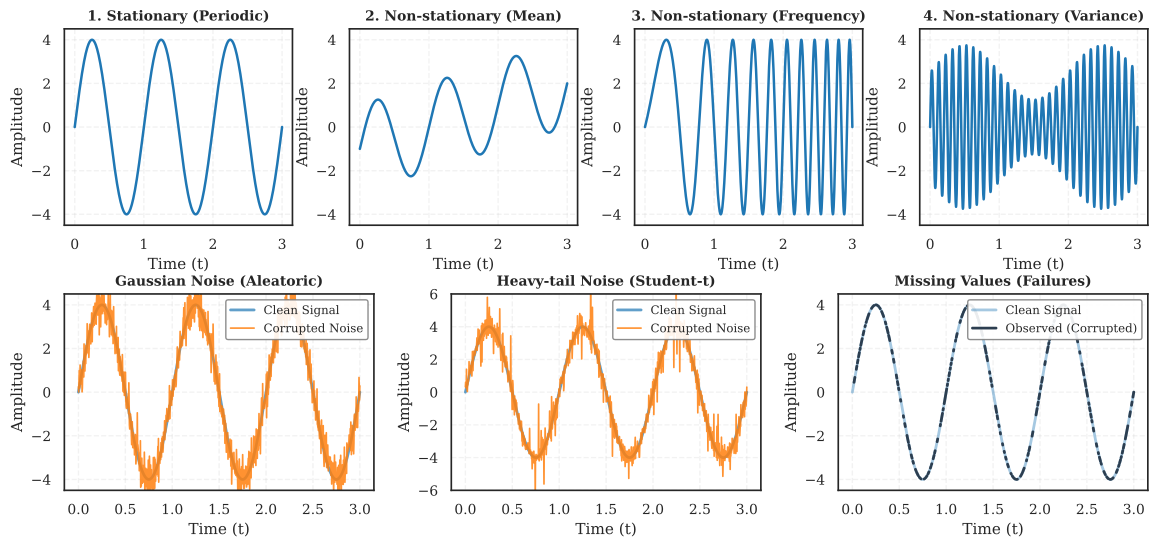

This chart was generated by the following Python code:
"""
Visualization of signal regimes and noise types in time series.
Demonstrates different non-stationary patterns and noise characteristics.
"""
import numpy as np
import matplotlib.pyplot as plt
import matplotlib.gridspec as gridspec
import seaborn as sns

# ==========================================
# 1. Set ICML Academic Style (Unified Format)
# ==========================================
sns.set_theme(style="whitegrid", font_scale=1.0, rc={
    "font.family": "serif",
    "font.serif": ["Times New Roman", "Times", "DejaVu Serif"],
    "axes.edgecolor": ".15",
    "grid.linestyle": "--",
    "axes.linewidth": 1.2,
    "font.size": 10,
    "axes.labelsize": 11,
    "axes.titlesize": 12,
    "xtick.labelsize": 10,
    "ytick.labelsize": 10,
    "legend.fontsize": 8.5,
    "legend.title_fontsize": 10,
})

# ==========================================
# 2. Data Generation Configuration
# ==========================================
np.random.seed(42)  # Fix seed for reproducibility
t = np.linspace(0, 3, 1000)  # Time axis 0-3 seconds

# --- Base signal parameters ---
freq = 1.0  # Base frequency 1Hz

# --- Define four signal regimes ---
# 1. Stationary (Periodic)
y_stationary = 4 * np.sin(2 * np.pi * freq * t)

# 2. Non-stationary Mean (Trend)
# Linear trend + sine wave
y_trend = 0.5 * t * 2 + 2 * np.sin(2 * np.pi * freq * t) - 1

# 3. Non-stationary Frequency (Chirp)
# Frequency increases linearly with time: f(t) = f0 + k*t
f0 = 0.5
k = 2.0
phase = 2 * np.pi * (f0 * t + 0.5 * k * t**2)
y_chirp = 4 * np.sin(phase)

# 4. Non-stationary Variance (AM - Amplitude Modulation)
# Carrier * envelope
carrier_freq = 10.0
mod_freq = 0.5
envelope = 1 + 0.5 * np.sin(2 * np.pi * mod_freq * t)
y_am = 2.5 * envelope * np.sin(2 * np.pi * carrier_freq * t)

# --- Define three noise profiles ---
# Base signal for demonstrating noise
y_base = y_stationary.copy()

# 1. Gaussian Noise (Aleatoric)
noise_gaussian = np.random.normal(0, 0.5, size=t.shape)
y_gaussian = y_base + noise_gaussian

# 2. Heavy-tail Noise (Student-t)
# Use t-distribution (df=2.5) to simulate extreme values
noise_heavy = np.random.standard_t(df=2.5, size=t.shape) * 0.3
y_heavy = y_base + noise_heavy

# 3. Missing Values (Failures)
# Randomly mask 40% of data points
mask = np.random.choice([0, 1], size=t.shape, p=[0.4, 0.6])
y_missing = y_base.copy()
y_missing[mask == 0] = np.nan  # Set to NaN, matplotlib will automatically break lines

# ==========================================
# 3. Plotting Configuration
# ==========================================
fig = plt.figure(figsize=(14, 6))

# Use GridSpec to create two-row layout
# Height ratio 1:1, increase row spacing hspace appropriately
gs = gridspec.GridSpec(2, 1, height_ratios=[1, 1], hspace=0.35)

# --- First row: 4 signal regimes ---
gs_row1 = gridspec.GridSpecFromSubplotSpec(1, 4, subplot_spec=gs[0], wspace=0.25)
regime_titles = [
    "1. Stationary (Periodic)", 
    "2. Non-stationary (Mean)", 
    "3. Non-stationary (Frequency)", 
    "4. Non-stationary (Variance)"
]
regime_data = [y_stationary, y_trend, y_chirp, y_am]

for i in range(4):
    ax = fig.add_subplot(gs_row1[0, i])
    ax.plot(t, regime_data[i], color='#1F77B4', lw=1.8)
    ax.set_title(regime_titles[i], fontweight='bold', fontsize=10)
    ax.set_xlabel("Time (t)")
    ax.set_ylabel("Amplitude")
    ax.grid(True, linestyle='--', alpha=0.25)
    ax.set_ylim(-4.5, 4.5)

# --- Second row: 3 noise profiles ---
gs_row2 = gridspec.GridSpecFromSubplotSpec(1, 3, subplot_spec=gs[1], wspace=0.25)
noise_titles = [
    "Gaussian Noise (Aleatoric)", 
    "Heavy-tail Noise (Student-t)", 
    "Missing Values (Failures)"
]

# Prepare plotting data (Clean, Noisy)
noise_plot_data = [
    (y_base, y_gaussian),
    (y_base, y_heavy),
    (y_base, y_missing)
]

for i in range(3):
    ax = fig.add_subplot(gs_row2[0, i])
    clean_sig, noisy_sig = noise_plot_data[i]
    
    # Special handling for Missing Values legend and plotting
    if i == 2:
        # Draw complete light line for original signal
        ax.plot(t, y_base, color='#1F77B4', alpha=0.4, lw=2.0, label='Clean Signal')
        # Draw broken dark line for observed values
        ax.plot(t, noisy_sig, color='#2C3E50', lw=2.0, label='Observed (Corrupted)')
    else:
        # For first two, draw Clean (Blue) and Noise (Orange)
        ax.plot(t, clean_sig, color='#1F77B4', alpha=0.7, lw=2.0, label='Clean Signal')
        ax.plot(t, noisy_sig, color='#FF7F0E', alpha=0.85, lw=1.2, label='Corrupted Noise')
    
    ax.set_title(noise_titles[i], fontweight='bold', fontsize=10)
    ax.set_xlabel("Time (t)")
    ax.set_ylabel("Amplitude")
    ax.grid(True, linestyle='--', alpha=0.25)
    ax.legend(loc='upper right', framealpha=0.9, edgecolor='gray')
    
    # Adjust Y-axis range for Heavy-tail to show spikes, but not too exaggerated
    if i == 1:
        ax.set_ylim(-6, 6)
    else:
        ax.set_ylim(-4.5, 4.5)

# Save and display
plt.savefig('signal_noise_def.pdf', bbox_inches='tight', dpi=300)
plt.show()
